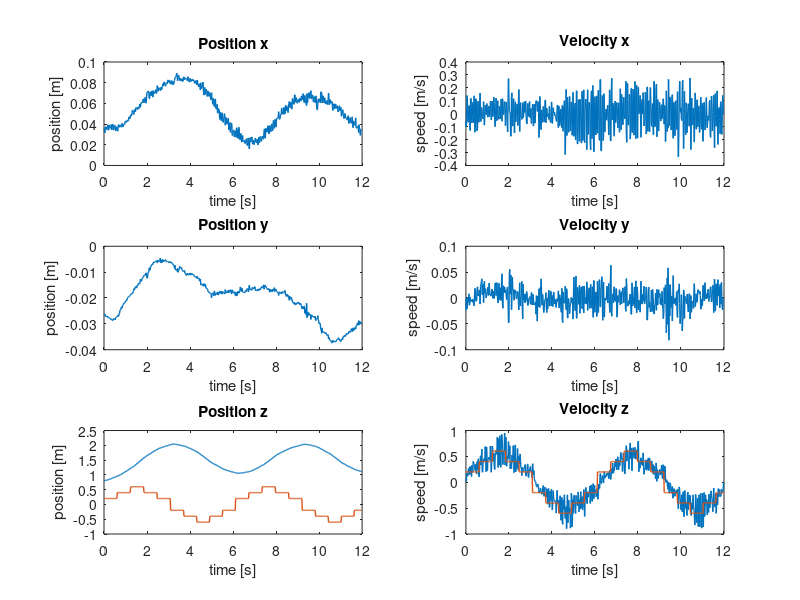
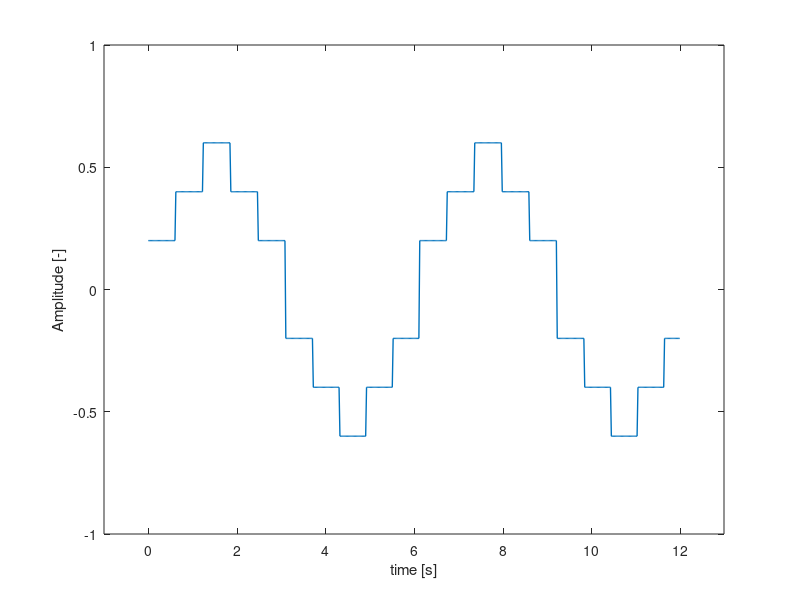
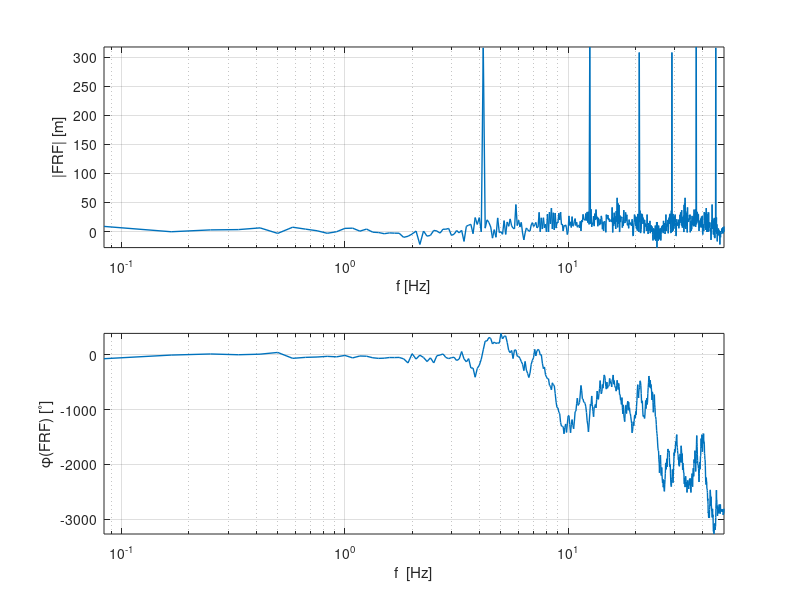
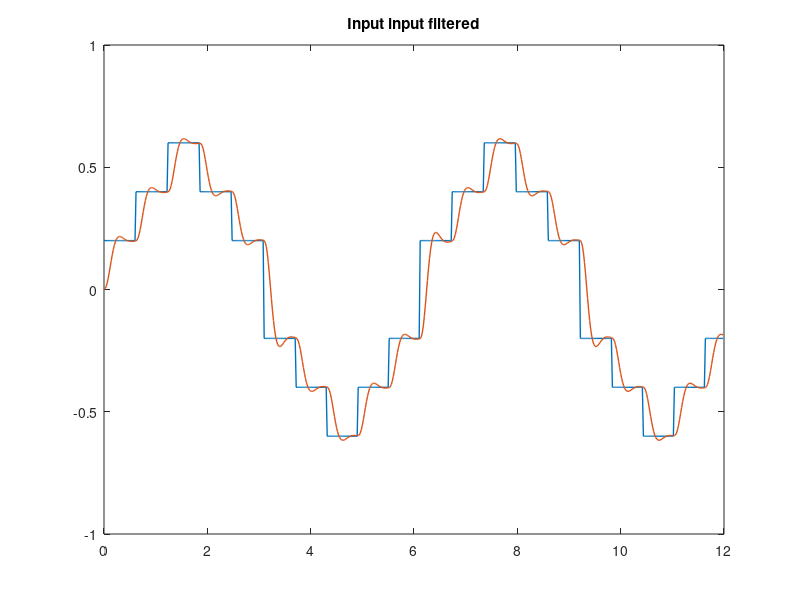

MATLAB code to generate these figures, in order:
%%% Parameter estimation %%%
% zie ook 'test.m' !
clear all
close all

%% Load data from .mat-file

load vel_identification_z


%% Extract some signals from the data

set(0, 'DefaultLineLineWidth', 1);


% Cutoff useful data
% first_index = find(input~=0, 1);
% input = input(1:end-10)';
% output_x = output_x(1:end-10)';
% output_y = output_y(1:end-10)';
% output_z = output_z(1:end-10)';
input = input(1:600)';
output_x = output_x(1:600)';
output_y = output_y(1:600)';
output_z = output_z(1:600)';

dt = 0.02;
time = 0:dt:(length(input)-1)*dt;

% Differentiation of x-, y-, z-position
% dt = sample time (gradient assumes timestep 1)
velocity_x = gradient(output_x)/dt;
velocity_y = gradient(output_y)/dt;
velocity_z = gradient(output_z)/dt;

% Do some plotting of the measurement data 
figure('Name','Output Measurements')
subplot(321), plot(time, output_x), title('Position x'), xlabel('time [s]'), ylabel('position [m]')
subplot(322), plot(time, velocity_x), title('Velocity x'), xlabel('time [s]'), ylabel('speed [m/s]')

subplot(323), plot(time, output_y), title('Position y'), xlabel('time [s]'), ylabel('position [m]')
subplot(324), plot(time, velocity_y), title('Velocity y'), xlabel('time [s]'), ylabel('speed [m/s]')

subplot(325), plot(time, output_z, time, input), title('Position z'), xlabel('time [s]'), ylabel('position [m]')
subplot(326), plot(time, velocity_z, time, input), title('Velocity z'), xlabel('time [s]'), ylabel('speed [m/s]')

% Input signal
figure('Name', 'Input signal')
plot(time, input)
xlabel('time [s]')
ylabel('Amplitude [-]')
axis([time(1)-1 time(end)+1 -1 1])


%% Frequency domain
Ts = dt;
fs = 1/dt;
N = length(velocity_x);
t = [0:N-1]'*Ts;
N = numel(input);
f = [0:N-1]'*(fs/N);

input_f = fft(input);
output_z_f = fft(output_z);
velocity_z_f = fft(velocity_z);

FRF = velocity_z_f./input_f;

figure('Name', 'Empirical transfer function freq response'),subplot(2,1,1),semilogx(f, 20*log10(abs(FRF)), 'LineWidth', 1)
axis tight
grid on
xlabel('f [Hz]')
xlim([f(1) f(end)])
ylabel('|FRF| [m]')
subplot(2,1,2),semilogx(f, 180/pi*unwrap(angle(FRF)), 'LineWidth', 1)
grid on
axis tight
xlabel('f  [Hz]')
ylabel('\phi(FRF) [^\circ]')
xlim([f(1) f(end)])

%% Filtering of the in- and output data using Butterworth filter
[B, A] = butter(3,0.02*5); % order must be higher than order of system, 
                             % adjust cut-off frquency to be higher than highest eigenfrequency of the system
                             % data sampling at 100Hz

% input filtering                           
input_filt = filter(B,A,input);
% output filtering
velocity_z_filt = filter(B,A,velocity_z);

figure('Name','filtered input input')
plot(t,input,t,input_filt),title('Input input filtered')

figure('Name','filtered output measurement')
plot(time, velocity_z, time, velocity_z_filt),title('v_{z,filt}')


%% Least squares solution for approximation of the parameters in the system
% Without filtering
% y[k] = -a1*y[k-1]-a0*y[k-2]+b2*u[k]+b1*u[k-1]+b0*u[k-2]
y = velocity_z(3:end);
Phi = [-velocity_z(2:end-1), -velocity_z(1:end-2), input(3:end), input(2:end-1), input(1:end-2)];
theta = Phi\y;

B1 = [theta(3), theta(4), theta(5)];
A1 = [1, theta(1) theta(2)];

sys_d1 = tf(B1, A1, Ts);

FRF1 = squeeze(freqresp(sys_d1,2*pi*f));

figure('Name','NOT filtered Identified transfer funtion freq response'), subplot(211)
semilogx(f, 20*log10(abs(FRF1)))
grid on
xlim([f(1) f(end)])
xlabel('f  [Hz]')
ylabel('|FRF1|  [m]')
subplot(212),semilogx(f, 180/pi*unwrap(angle(FRF1)))
grid on
xlim([f(1) f(end)])
xlabel('f  [Hz]')
ylabel('\phi(FRF1)  [^\circ]')

x1 = lsim(sys_d1,input,t);

figure('Name','lsim NOT filtered Identified transfer function')
subplot(211)
hold on
plot(t, velocity_z,'g')
plot(t, x1)
title('Non filtered identified transfer function vs measurement')
legend('v_{z,meas}','v_{z,sim}')
xlabel('Time [s]')
ylabel('Displacement [m]')
axis tight
subplot(212)
plot(t,velocity_z - x1)
title('Difference between simulation and measurement')
legend('v_{z,meas}-v_{z,sim}')
xlabel('Time [s]')
ylabel('Displacement [m]')
axis tight

figure('Name','NOT  filtered pole zero map'),pzmap(sys_d1)


%% With Butterworth filtering of in and output

y2 = velocity_z_filt(3:end);
Phi2 = [-velocity_z_filt(2:end-1), -velocity_z_filt(1:end-2), input_filt(3:end), input_filt(2:end-1), input_filt(1:end-2)];
theta_filt = Phi2\y2;

B2 = [theta_filt(3),theta_filt(4),theta_filt(5)];
A2 = [1, theta_filt(1) theta_filt(2)];

sys_d2 = tf(B2, A2, Ts);

FRF2 = squeeze(freqresp(sys_d2,2*pi*f));

figure('Name','Butterworth filtered Identified tf freq response'),subplot(2,1,1),semilogx(f, 20*log10(abs(FRF2)))
grid on 
xlim([f(1) f(end)])
xlabel('f  [Hz]')
ylabel('|FRF2|  [m]')
axis tight
subplot(2,1,2)
semilogx(f, 180/pi*unwrap(angle(FRF2)))
grid on
xlim([f(1) f(end)])
xlabel('f  [Hz]')
ylabel('\phi(FRF2)  [^\circ]')

x2 = lsim(sys_d2,input,t);

figure('Name','Butterworth filtered lsim time response')
subplot(211)
hold on
plot(t, velocity_z,'g')
plot(t, velocity_z_filt)
plot(t,x2)
legend('v_{z,meas}', 'v_{z,filt}', 'v_{z,sim}')
title('Butterworth filtered identified transfer function vs measurement')
xlabel('Time [s]')
axis tight
ylabel('Velocity [m/s]')
subplot(212)
plot(t,velocity_z - x2)
title('Difference between simulation and measurement')
legend('v_{z,meas}-v_{z,sim}')
xlabel('Time [s]')
ylabel('Velocity [m/s]')
axis tight

figure('Name','Butterworth filtered Identified tf pole-zero map'),pzmap(sys_d2)

%% Taking into account KNOWN PART of the system! (b1 & b0 = 0)
% theta(4) & theta(5) (= b1 & b0) turn out to be very small. But we know
% (from physical insight) that they are EXACTLY 0!
% pk ~ partially known
% y[k] = -a1*y[k-1] - a0*y[k-2] + b2*u[k]
y_pk = velocity_z_filt(3:end);

Phi_pk = [-velocity_z_filt(2:end-1), -velocity_z_filt(1:end-2), input_filt(3:end)];
theta_pk = Phi_pk\y_pk;

% known part = z^2/1
B_k = [1, 0, 0];
A_k = [0, 0, 1];
sys_k = tf(B_k,A_k,Ts);

B_u = theta_pk(3);
A_u = [1, theta_pk(1) theta_pk(2)];
sys_u = tf(B_u,A_u, Ts);

sys_dpk = sys_k*sys_u;

FRF_pk = squeeze(freqresp(sys_dpk,2*pi*f));

figure('Name','Butter. filtered + partially known freq response'),subplot(211),semilogx(f, 20*log10(abs(FRF_pk)))
grid on 
xlim([f(1) f(end)])
xlabel('f  [Hz]')
ylabel('|FRF_{pk}|  [m]')
axis tight
subplot(212)
semilogx(f, 180/pi*unwrap(angle(FRF_pk)))
grid on
xlim([f(1) f(end)])
xlabel('f  [Hz]')
ylabel('\phi(FRF_{pk})  [^\circ]')

x_pk = lsim(sys_dpk,input,t);

figure('Name','Butter. filtered + partially known lsim time response')
subplot(211)
hold on
plot(t,velocity_z, 'g')
plot(t,velocity_z_filt)
plot(t,x_pk)
legend('v_{z,meas}','v_{z,filt}','v_{z,sim}')
xlabel('Time [s]')
title('Butterworth filtered + partially known identified transfer function vs measurement')
axis tight
ylabel('Velocity [m/s]')
subplot(212)
plot(t,velocity_z - x_pk)
title('Difference between simulation and measurement')
legend('v_{z,meas}-v_{z,sim}')
xlabel('Time [s]')
ylabel('Velocity [m/s]')
axis tight

figure('Name','Partially known syst: pole zero map'),pzmap(sys_dpk)

%% Comparison
figure

bode(sys_d1), grid
hold on
bode(sys_d2)
hold on
bode(sys_dpk)
legend('not filtered', 'filtered', 'partially known')

figure
plot(t,[velocity_z velocity_z_filt x1 x2 x_pk])
legend('measured velocity', 'filtered measurement', 'simulated not filtered', 'simulated filtered', 'simulated partially known')
%% continuous equivalent of tf (pk)
a1 = theta_pk(1);
a0 = theta_pk(2);
b2 = theta_pk(3);

s = tf('s');
sys_cpk = (b2/(a0*Ts^2))/(s^2+(-a0*2*Ts-Ts*a1)/(a0*Ts^2)*s+(1+a1+a0)/(a0*Ts^2));
figure('Name','Continuous tf 2nd order')
bode(sys_cpk)
hold on
bode(sys_dpk)
legend('cont','discr')
%% Save result (transfer function)
sys_2nd = sys_dpk;
sys_2nd_f = sys_d2;
sys_c2nd = sys_cpk;
save('HVJ_z','sys_2nd')
save('HVJ_z_filtered', 'sys_2nd_f')
save('HVJ_z_cont','sys_c2nd')

